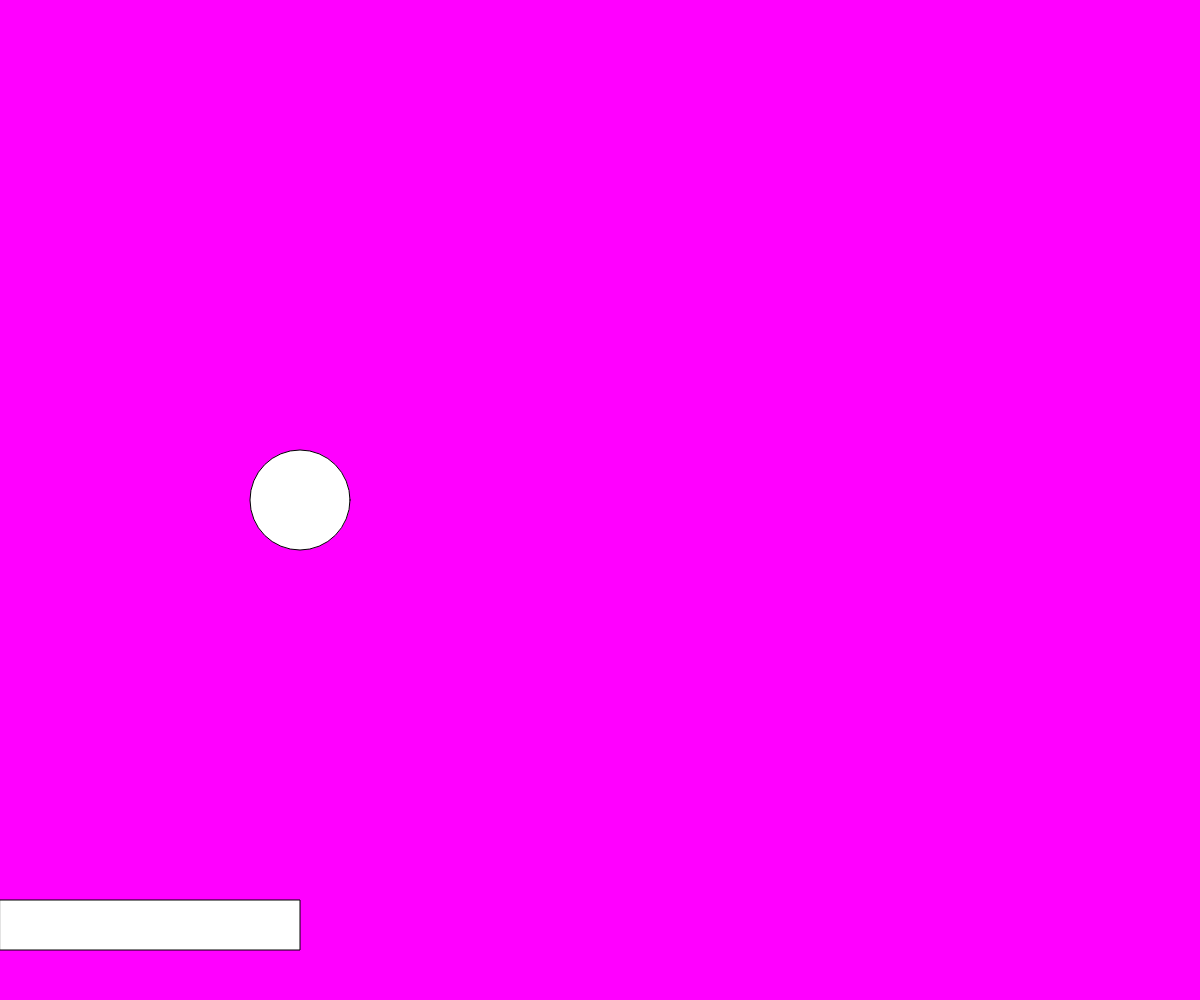
Frame 1 (no input)
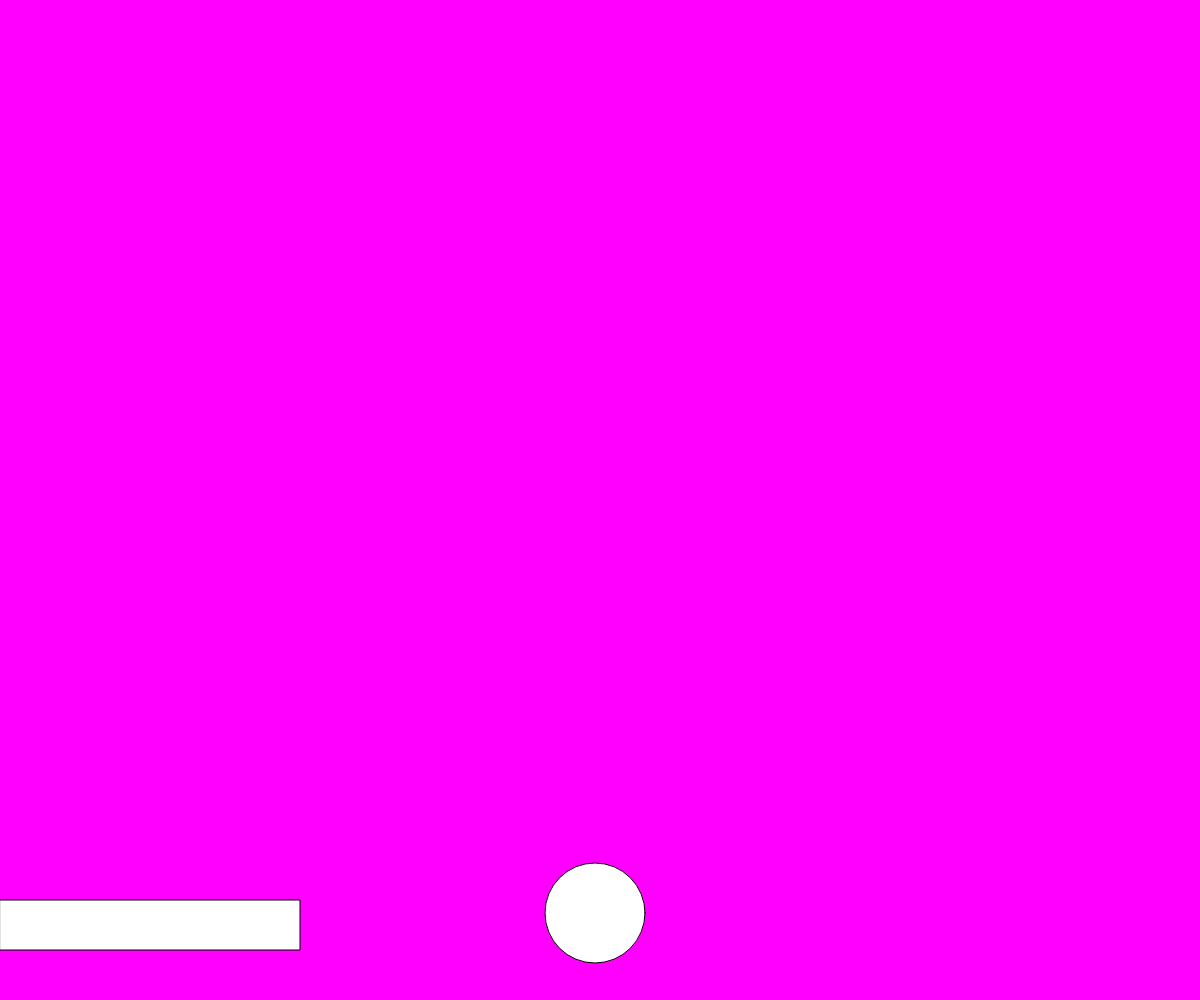
Frame 60 (no input)
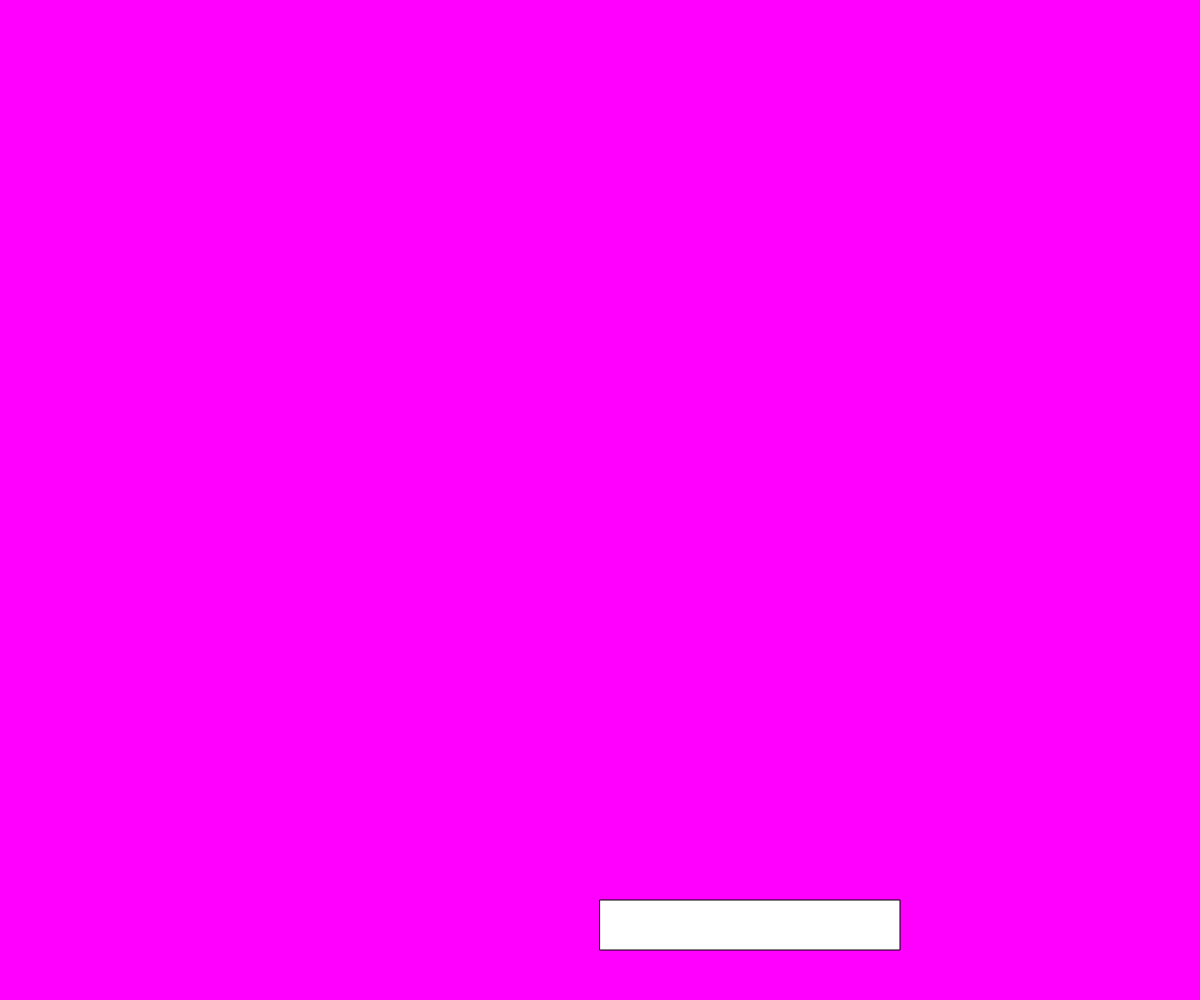
Frame 120 (the mouse pressed at the canvas centre since frame 60)

The p5.js sketch that drew these frames (run headless with seeded random() and noise() and a simulated clock; from frame 60 on, the mouse is pressed at the canvas centre):

// p5.js sketch
// ── sketch.js
var x;
var y;
var diameter = 100;
var xSpeed = 5;
var ySpeed = 7;

function setup() {
  createCanvas(windowWidth, windowHeight);
  x = width/4;
  y = height/2;
}

function draw() {
  background(255, 0, 255);
  ellipse(x, y, diameter, diameter);
  rect(mouseX, height-100, 300, 50)
  x = x + xSpeed;
  y = y + ySpeed;

  // This code makes the ball bounce off the bottom
  if(y > height - 100 - diameter/2) {
    if(x > mouseX) {
      if(x < mouseX + 300) {
        if(y < height - 40 - diameter/2) {
          ySpeed = ySpeed * -1;
        }
      }
    }
  }

  if(y <= diameter/2) {
    ySpeed = ySpeed * -1;
  }

  if(x > width - diameter/2) {
    xSpeed = xSpeed * -1;
  }

  if(x <= diameter/2) {
    xSpeed = xSpeed * -1;
  }
}
